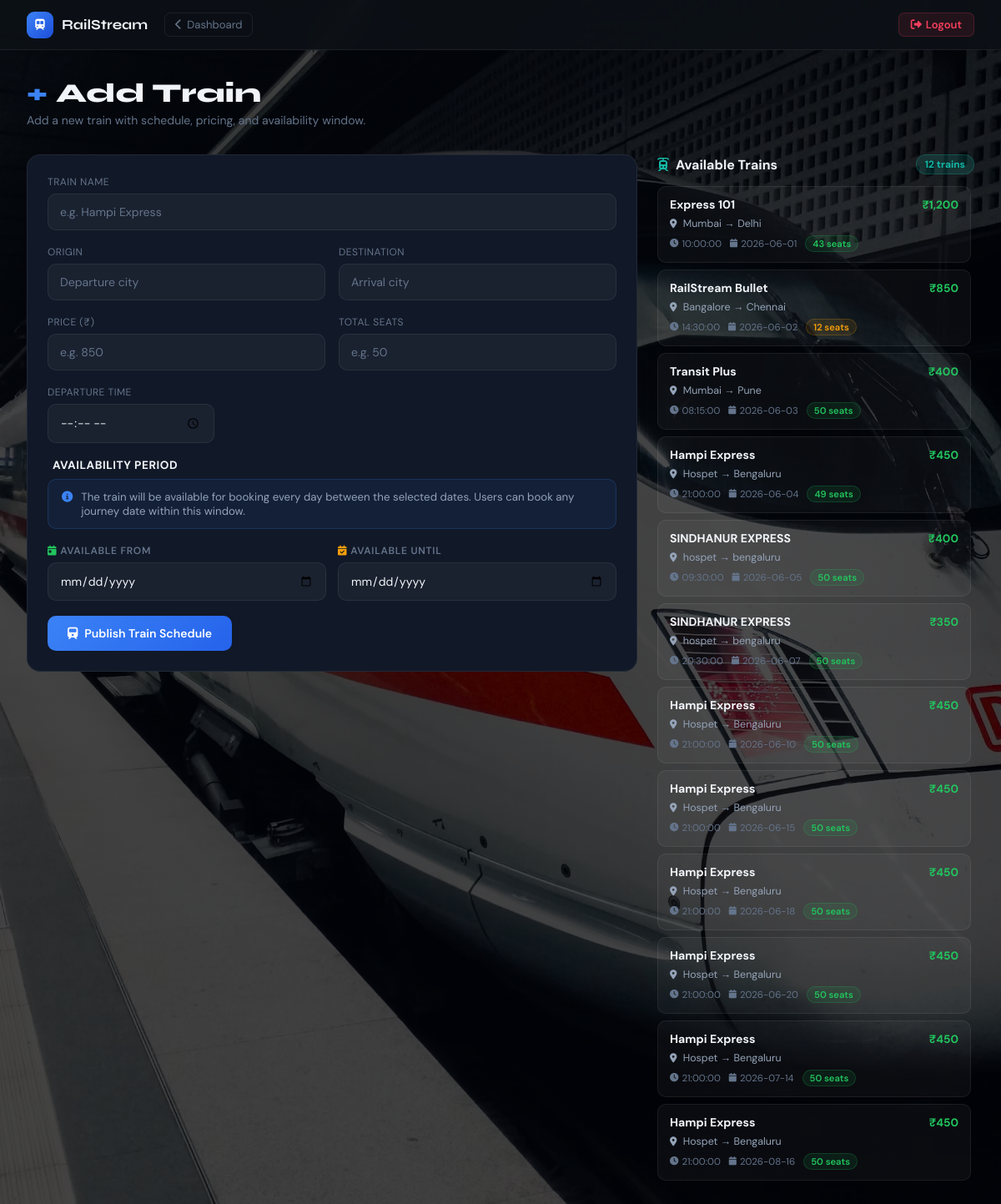
The page /admin_add_train.php (signed in) on the database its author committed.
### tables this page shows
CREATE TABLE `trains` (
  `id` int(11) NOT NULL,
  `train_name` varchar(100) NOT NULL,
  `origin` varchar(100) NOT NULL,
  `destination` varchar(100) NOT NULL,
  `departure_time` time NOT NULL,
  `travel_date` date NOT NULL DEFAULT '2026-02-07',
  `available_seats` int(11) DEFAULT 50,
  `price` decimal(10,2) NOT NULL,
  `stops` text DEFAULT NULL
);

### admin_add_train.php (the view, shortened to what this page needs)
<?php
include('db_config.php');
$today = date('Y-m-d');
?>
<!DOCTYPE html>
<html lang="en"><head><meta charset="UTF-8"><meta name="viewport" content="width=device-width,initial-scale=1"><title>Add Train - RailStream Admin</title>
<?php include('admin_head.php'); ?>
</head>
<body>
<?php include('admin_nav.php'); ?>
<div class="page-main">
    <div class="page-header">
        <h1><span style="color:#3b82f6">+</span> Add Train</h1>
        <p>Add a new train with schedule, pricing, and availability window.</p>
    </div>
    <div class="add-train-layout">
        <div class="card">
            <form method="POST" style="display:flex;flex-direction:column;gap:18px;" onsubmit="return validateDates()">
                <div>
                    <label>Train Name</label>
                    <input type="text" name="train_name" class="input-field" placeholder="e.g. Hampi Express" required>
                </div>
                <div class="grid-2">
                    <div><label>Origin</label><input type="text" name="origin" class="input-field" placeholder="Departure city" required></div>
                    <div><label>Destination</label><input type="text" name="destination" class="input-field" placeholder="Arrival city" required></div>
                </div>
                <div class="grid-2">
                    <div><label>Price (₹)</label><input type="number" name="price" class="input-field" placeholder="e.g. 850" required></div>
                    <div><label>Total Seats</label><input type="number" name="seats" class="input-field" placeholder="e.g. 50" required></div>
                </div>
                <div>
                    <label>Departure Time</label>
                    <input type="time" name="departure_time" class="input-field" required style="max-width:200px">
                </div>
                <div>
                    <label style="font-size:.85rem;font-weight:700;color:var(--text,#f1f5f9);margin-bottom:8px;display:block">
                        <i class="fa-solid fa-calendar-range" style="color:#3b82f6;margin-right:6px"></i>Availability Period
                    </label>
                    <div class="availability-note">
                        <i class="fa-solid fa-circle-info"></i>
                        <span>The train will be available for booking every day between the selected dates. Users can book any journey date within this window.</span>
                    </div>
                    <div class="date-range-wrap">
                        <div>
                            <span class="cal-label"><i class="fa-solid fa-calendar-day" style="margin-right:4px;color:#22c55e"></i>Available From</span>
                            <input type="date" name="date_from" id="dateFrom" class="input-field" min="<?php echo $today; ?>" required
                                   onchange="updateRangePreview()" style="color:var(--text,#f1f5f9)">
                        </div>
                        <div>
                            <span class="cal-label"><i class="fa-solid fa-calendar-check" style="margin-right:4px;color:#f59e0b"></i>Available Until</span>
                            <input type="date" name="date_to" id="dateTo" class="input-field" min="<?php echo $today; ?>" required
                                   onchange="updateRangePreview()" style="color:var(--text,#f1f5f9)">
                        </div>
                    </div>
                </div>
                <button type="submit" name="add_train" class="btn-primary" style="align-self:flex-start">
                    <i class="fa-solid fa-train"></i> Publish Train Schedule
                </button>
            </form>
        </div>
        <div class="trains-panel">
            <div class="trains-panel-header">
                <h2><i class="fa-solid fa-train-tram" style="color:#14b8a6;margin-right:8px"></i>Available Trains</h2>
                <span class="trains-count"><?php
                    $count_res = mysqli_query($conn, "SELECT COUNT(*) as c FROM trains");
                    $count_row = mysqli_fetch_assoc($count_res);
                    echo $count_row['c'];
                ?> trains</span>
            </div>
            <div class="train-list">
                <?php
                $trains = mysqli_query($conn, "SELECT * FROM trains ORDER BY travel_date ASC");
                $total = mysqli_num_rows($trains);
                if ($total == 0): ?>
                    <div class="no-trains">
                        <i class="fa-solid fa-train-tram"></i>
                        No trains added yet
                    </div>
                <?php else:
                    while($t = mysqli_fetch_assoc($trains)):
                        $lowSeats = $t['available_seats'] < 15;
                ?>
                    <div class="train-item">
                        <div class="train-item-top">
                            <span class="train-item-name"><?php echo htmlspecialchars($t['train_name']); ?></span>
                            <span class="train-item-price">₹<?php echo number_format($t['price']); ?></span>
                        </div>
                        <div class="train-item-route">
                            <i class="fa-solid fa-location-dot" style="margin-right:4px;font-size:.7rem"></i>
                            <?php echo htmlspecialchars($t['origin']); ?> → <?php echo htmlspecialchars($t['destination']); ?>
                        </div>
                        <div class="train-item-meta">
                            <span class="train-meta-pill">
                                <i class="fa-solid fa-clock"></i> <?php echo $t['departure_time']; ?>
                            </span>
                            <span class="train-meta-pill">
                                <i class="fa-solid fa-calendar"></i> <?php echo $t['travel_date']; ?>
                            </span>
                            <span class="seats-pill <?php echo $lowSeats ? 'low' : ''; ?>">
                                <?php echo $t['available_seats']; ?> seats
                            </span>
                        </div>
                    </div>
                <?php endwhile; endif; ?>
            </div>
        </div>
    </div>
</div>
</body></html>

### admin_head.php (style rules this page uses)
:root { --bg: #07090f; --surface: #0d1117; --card: #111827; --border: rgba(255,255,255,0.07); --accent-blue: #3b82f6; --text: #f1f5f9; --muted: #64748b; }
* { margin:0; padding:0; box-sizing:border-box; }
body { background: linear-gradient(rgba(0,0,0,0.72), rgba(0,0,0,0.72)), url('train.jpg'); background-size: cover; background-position: center; background-attachment: fixed; color: var(--text); font-family: 'DM Sans', sans-serif; min-height:100vh; }
body::before { content: ''; position: fixed; inset: 0; background-image: radial-gradient(1px 1px at 10% 15%, rgba(255,255,255,0.15) 0%, transparent 100%), radial-gradient(1px 1px at 55% 25%, rgba(255,255,255,0.12) 0%, transparent 100%), radial-gradient(1px 1px at 75% 70%, rgba(255,255,255,0.1) 0%, transparent 100%), radial-gradient(1px 1px at 90% 40%, rgba(255,255,255,0.15) 0%, transparent 100%); pointer-events: none; z-index: 0; }
.page-main { position: relative; z-index: 1; padding: 2rem 2rem 3rem; max-width: 1300px; margin: 0 auto; }
.page-header { margin-bottom: 2rem; }
.page-header h1 { font-family: 'Syne', sans-serif; font-size: 2rem; font-weight: 800; margin-bottom: 4px; }
.page-header p { color: var(--muted); font-size: 0.88rem; }
.card { background: var(--card); border: 1px solid var(--border); border-radius: 16px; padding: 1.5rem; }
.input-field { width: 100%; background: rgba(255,255,255,0.04); border: 1px solid var(--border); border-radius: 10px; padding: 12px 14px; color: var(--text); font-size: 0.88rem; outline: none; transition: border-color 0.2s; font-family: 'DM Sans', sans-serif; }
.input-field::placeholder { color: var(--muted); }
.btn-primary { background: linear-gradient(135deg, #3b82f6, #2563eb); color: #fff; border: none; border-radius: 10px; padding: 12px 24px; font-weight: 600; font-size: 0.88rem; cursor: pointer; transition: opacity 0.2s; font-family: 'DM Sans', sans-serif; display: inline-flex; align-items: center; gap: 8px; text-decoration: none; }
.grid-2 { display: grid; grid-template-columns: 1fr 1fr; gap: 16px; }
label { display: block; color: var(--muted); font-size: 0.75rem; margin-bottom: 6px; text-transform: uppercase; letter-spacing: 0.04em; }

### admin_add_train.php (style rules this page uses)
.add-train-layout { display:grid; grid-template-columns:1fr 380px; gap:24px; align-items:start; }
.date-range-wrap { display:grid; grid-template-columns:1fr 1fr; gap:14px; }
.cal-label { display:block; color:var(--muted,#64748b); font-size:.75rem; text-transform:uppercase; letter-spacing:.06em; margin-bottom:6px; font-weight:600; }
.availability-note { background:rgba(59,130,246,0.08); border:1px solid rgba(59,130,246,0.2); border-radius:10px; padding:12px 16px; margin-bottom:18px; font-size:.83rem; color:#94a3b8; display:flex; align-items:flex-start; gap:10px; }
.availability-note i { color:#3b82f6; margin-top:2px; flex-shrink:0; }
.trains-panel { position:sticky; top:20px; }
.trains-panel-header { display:flex; align-items:center; justify-content:space-between; margin-bottom:14px; }
.trains-panel-header h2 { font-size:1rem; font-weight:700; color:#f1f5f9; margin:0; }
.trains-count { background:rgba(20,184,166,0.15); color:#14b8a6; font-size:.75rem; font-weight:700; padding:3px 10px; border-radius:20px; border:1px solid rgba(20,184,166,0.25); }
.train-list { display:flex; flex-direction:column; gap:8px; max-height:calc(100vh - 180px); overflow-y:auto; padding-right:4px; }
.train-item { background:rgba(255,255,255,0.04); border:1px solid rgba(255,255,255,0.07); border-radius:10px; padding:12px 14px; transition:border-color .2s; }
.train-item-top { display:flex; align-items:center; justify-content:space-between; margin-bottom:6px; }
.train-item-name { font-size:.88rem; font-weight:700; color:#f1f5f9; }
.train-item-price { color:#22c55e; font-size:.85rem; font-weight:700; }
.train-item-route { color:#94a3b8; font-size:.78rem; margin-bottom:6px; }
.train-item-meta { display:flex; align-items:center; gap:10px; }
.train-meta-pill { display:flex; align-items:center; gap:4px; font-size:.72rem; color:#64748b; }
.train-meta-pill i { font-size:.65rem; }
.seats-pill { background:rgba(34,197,94,0.1); color:#22c55e; padding:2px 8px; border-radius:12px; font-size:.7rem; font-weight:600; border:1px solid rgba(34,197,94,0.2); }
.seats-pill.low { background:rgba(245,158,11,0.1); color:#f59e0b; border-color:rgba(245,158,11,0.2); }

### rows shown on the page
trains: train_name "Express 101", price "1,200", origin "Mumbai", destination "Delhi", departure_time "10:00:00", travel_date "2026-06-01", available_seats "43"
trains: train_name "RailStream Bullet", price "850", origin "Bangalore", destination "Chennai", departure_time "14:30:00", travel_date "2026-06-02", available_seats "12"
trains: train_name "Transit Plus", price "400", origin "Mumbai", destination "Pune", departure_time "08:15:00", travel_date "2026-06-03", available_seats "50"
trains: train_name "Hampi Express", price "450", origin "Hospet", destination "Bengaluru", departure_time "21:00:00", travel_date "2026-06-04", available_seats "49"
trains: train_name "SINDHANUR EXPRESS", price "400", origin "hospet", destination "bengaluru", departure_time "09:30:00", travel_date "2026-06-05", available_seats "50"
trains: train_name "SINDHANUR EXPRESS", price "350", origin "hospet", destination "bengaluru", departure_time "20:30:00", travel_date "2026-06-07", available_seats "50"
trains: train_name "Hampi Express", price "450", origin "Hospet", destination "Bengaluru", departure_time "21:00:00", travel_date "2026-06-10", available_seats "50"
trains: train_name "Hampi Express", price "450", origin "Hospet", destination "Bengaluru", departure_time "21:00:00", travel_date "2026-06-15", available_seats "50"
trains: train_name "Hampi Express", price "450", origin "Hospet", destination "Bengaluru", departure_time "21:00:00", travel_date "2026-06-18", available_seats "50"
trains: train_name "Hampi Express", price "450", origin "Hospet", destination "Bengaluru", departure_time "21:00:00", travel_date "2026-06-20", available_seats "50"
trains: train_name "Hampi Express", price "450", origin "Hospet", destination "Bengaluru", departure_time "21:00:00", travel_date "2026-07-14", available_seats "50"
trains: train_name "Hampi Express", price "450", origin "Hospet", destination "Bengaluru", departure_time "21:00:00", travel_date "2026-08-16", available_seats "50"

### other values the page prints
$count_row['c'] "12"
